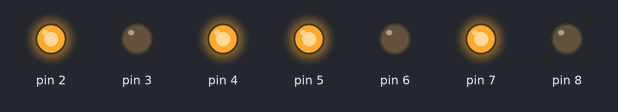
A sketch run on a simulated Arduino Uno, built with avr-gcc and run on an emulated ATmega328P. Parts: output pins drawn as LEDs (lit = HIGH). What the sketch prints to the serial monitor is not drawn.

Above: at 0.1 s.
Timing chart, 0 to 1.6 s (numbered marks = the images above):
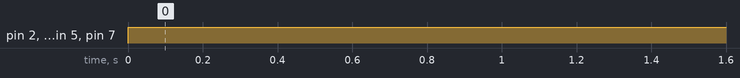

The sketch:

Hamming_Emisor.ino
```cpp
/*  El siguiente código enviará el mensaje 1010, codificado utilizando Hamming (paridad par)
  La relación entre los bits del mensaje final y los pines de la placa es la siguiente:

  |-------|---|---|---|---|---|---|---|
  |pin    |2  |3  |4  |5  |6  |7  |8  |
  |-------|---|---|---|---|---|---|---|
  |bit    |P1 |P2 |D1 |P3 |D2 |D3 |D4 |
  |-------|---|---|---|---|---|---|---|

*/

int P1, P2, P3; //Declaro las variables que almacenan los bits de paridad. Se declaran 3 variables ya que con un mensaje de 4 bits, son necesarios 3 bits de paridad.
int D1=1, D2=0, D3=1, D4=0; //Declaro las variables que almacenan los bits de datos. Se declaran 4 variables, una para cada bit de datos.

void setup(){
  Serial.begin(9600); //Inicializo el puerto serie.

  /*  Configuro los pines de la arduino como salida.  */
  pinMode(2, OUTPUT);
  pinMode(3, OUTPUT);
  pinMode(4, OUTPUT);
  pinMode(5, OUTPUT);
  pinMode(6, OUTPUT);
  pinMode(7, OUTPUT);
  pinMode(8, OUTPUT);
}

void loop(){
  /*  Calculo los bits de paridad en base a los bits de datos */
  P1 = (D1+D2+D4)%2; //Calculo para el bit de paridad 1.
  P2 = (D1+D3+D4)%2; //Calculo para el bit de paridad 2.
  P3 = (D2+D3+D4)%2; //Calculo para el bit de paridad 3.

  /*  Escribo cada uno de los bits en los correspondientes pines de la placa  */
  digitalWrite(2, P1);
  digitalWrite(3, P2);
  digitalWrite(4, D1);
  digitalWrite(5, P3);
  digitalWrite(6, D2);
  digitalWrite(7, D3);
  digitalWrite(8, D4);

  /*  Imprimo el mensaje por puerto serie */
  Serial.print(P1);
  Serial.print(P2);
  Serial.print(D1);
  Serial.print(P3);
  Serial.print(D2);
  Serial.print(D3);
  Serial.println(D4);

  delay(1000);
}
```

Measured:
- by itself, pin 2, pin 4, pin 5, pin 7: LOW → HIGH at 0.00 s
